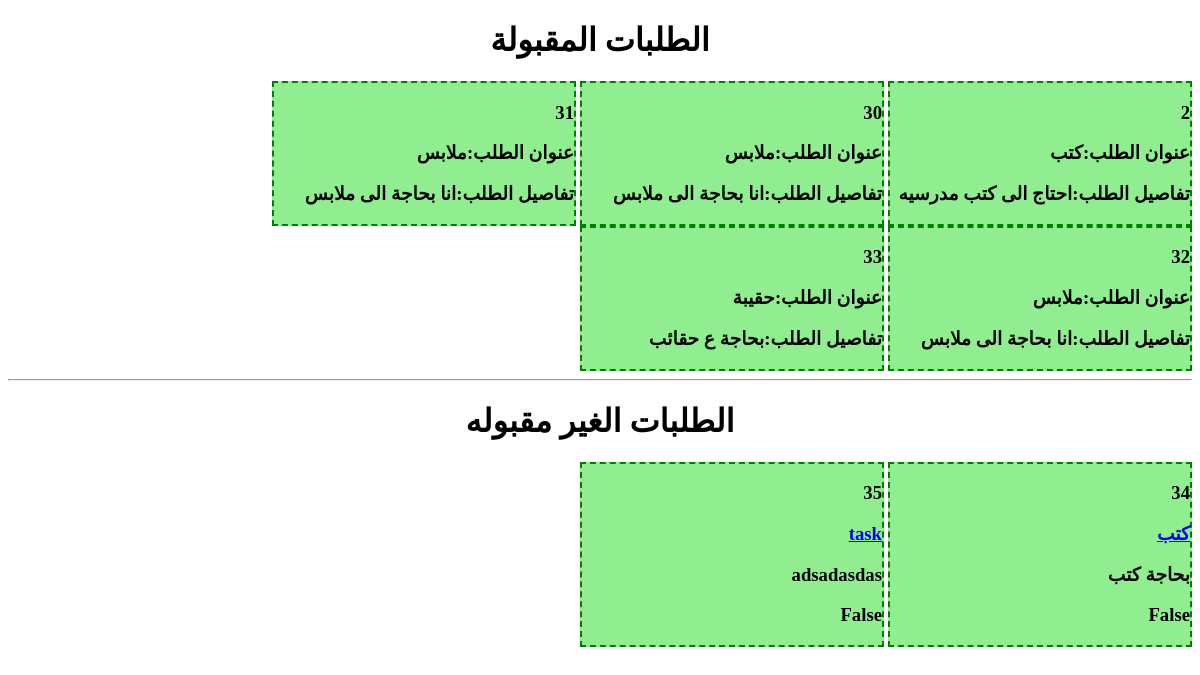
Before: /sponsor/kafalat/ (signed in) with the older database file.
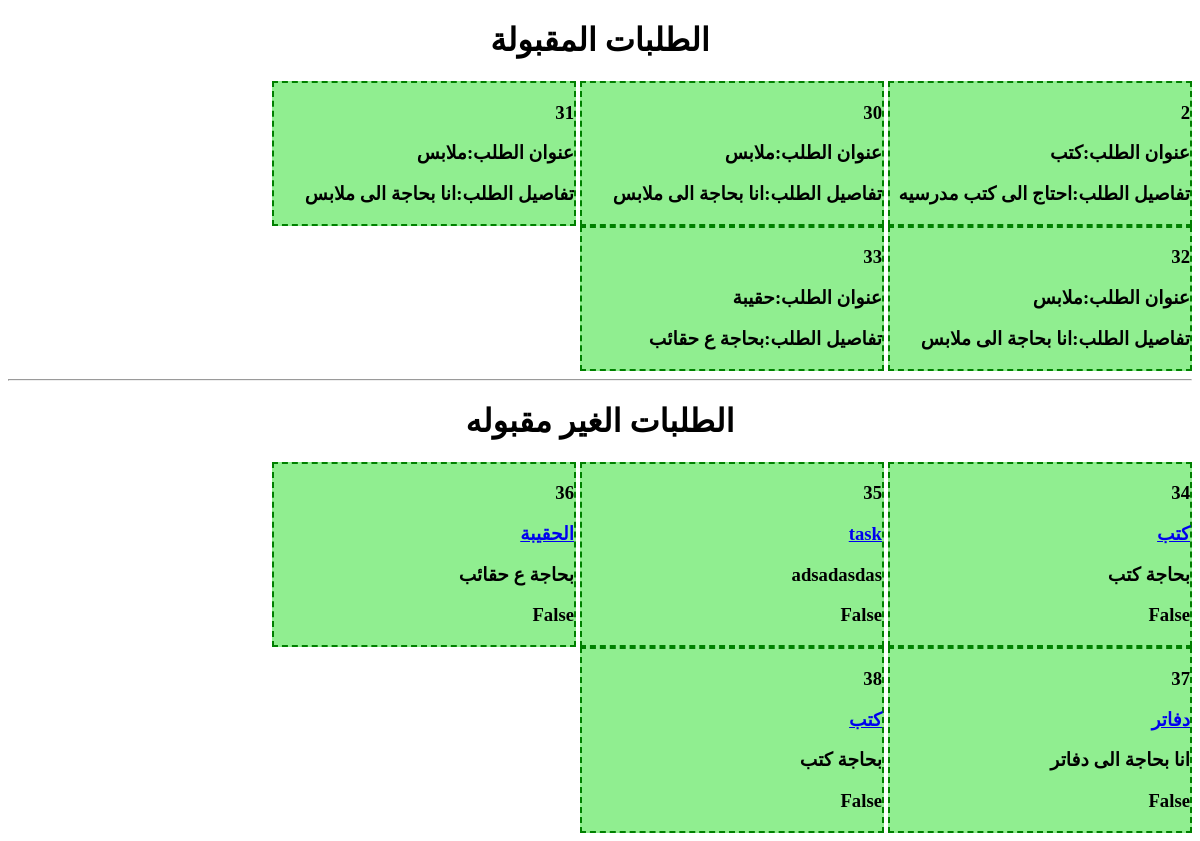
After: the same page with the newer database file.
### Students/models.py (models this page shows, shortened)
class Req_st(models.Model):
    title=models.CharField(max_length=200)
    info=models.TextField(max_length=1900)
    sender=models.CharField(max_length=200)
    date_up=models.DateField(auto_now_add=True)
    sponser=models.CharField(max_length=200,blank=True)
    approved=models.BooleanField(default=False)
    req_spon=models.CharField(max_length=250,blank=True)
    disable=models.BooleanField(default=False)

### Sponsors/views.py (the view)
@requires_csrf_token
def displayKafalat(request):
    if auth(request) == 2 or auth(request) == 1:  # sponsor or admin
        kT = Req_st.objects.filter(sponser='',req_spon='',approved = True)
        kF = Req_st.objects.filter(sponser='',req_spon='',approved = False)
        return render(request, 'kafalat.html',{'kT':kT, 'kF': kF, 'auth': auth(request)})
    else:
        return redirect('home')

### accounts/views.py (called while the page is built, shortened)
def auth(request):
    sponsor_approved = Sponsor.objects.filter(username=request.user)
    student_approved = Students.objects.filter(username=request.user)
    x = 0
    if request.user.is_authenticated and not sponsor_approved and not student_approved:
        x = 1  # admin
    else:
        x = 4  # user
    return x

### Sponsors/templates/kafalat.html (shortened to what this page needs)
<!DOCTYPE html>
<html>
<head>
</head>
<body dir="rtl">
{% if auth == 2 or 1%}
{% if auth == 1%}
<center><h1>
 الطلبات المقبولة<br></center>
{% endif %}
                {% for i in kT %}
    <div style="border: dashed 2px green; width: 300px;display: inline-block; background-color: lightgreen;" dir="rtl">
                    <h3 scope="row">{{ i.id | safe }}</h3>
                      <h3>عنوان الطلب:{{ i.title | safe }} </h3>
                    <h3>تفاصيل الطلب:{{ i.info | safe }}</h3>
    </div>
                {% endfor %}
                {% endif %}
<hr>
                {% if auth == 1 %}
                <center><h1>
                الطلبات الغير مقبوله<br></center>
                {% for i in kF %}
    <div style="border: dashed 2px green; width: 300px;display: inline-block; background-color: lightgreen;" dir="rtl">
                    <h3 scope="row">{{ i.id | safe }}</h3>
                    <h3><a href="{{i.id}}">{{ i.title | safe }}</a> </h3>
                    <h3>{{ i.info | safe }}</h3>
                    <h3>{{ i.approved | safe }}</h3>
    </div>
                {% endfor %}
{% endif %}
</body>
</html>

### Sponsors/templates/kafalat.html (style rules this page uses)
div { border-style: solid; border-width: 1px; width : 10%; }

Changed rows visible on the page:
added Req_st: id "36", title "الحقيبة", info "بحاجة ع حقائب", approved "False", shown under "الطلبات الغير مقبوله"
added Req_st: id "37", title "دفاتر", info "انا بحاجة الى دفاتر", approved "False", shown under "الطلبات الغير مقبوله"
added Req_st: id "38", title "كتب", info "بحاجة كتب", approved "False", shown under "الطلبات الغير مقبوله"
